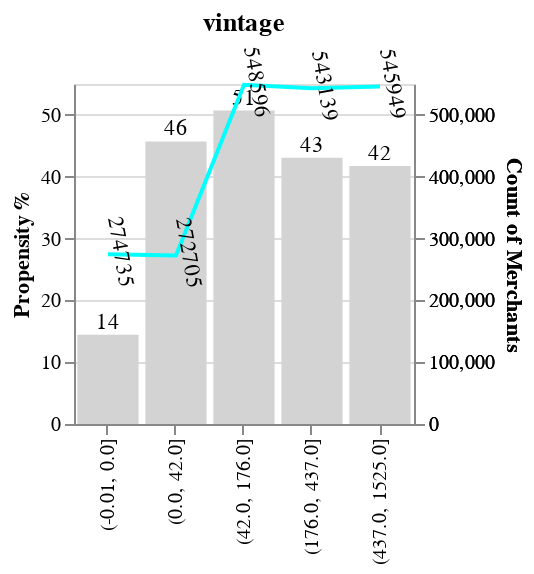

Source (notebook cell):
### Code cell
num_alt('vintage')

### Figure 1 — Vega-Lite specification as saved in the notebook (floating-point values rounded to 4 significant figures)
{"usermeta": {"embedOptions": {"theme": "fivethirtyeight"}}, "config": {"view": {"continuousWidth": 400, "continuousHeight": 300}}, "layer": [{"mark": {"type": "bar", "color": "lightgrey"}, "encoding": {"x": {"axis": {"title": ""}, "field": "vintage", "sort": [-0.01, 0, 42, 176, 437, 1525], "type": "ordinal"}, "y": {"axis": {"title": "Propensity %"}, "field": "target", "type": "quantitative"}}}, {"mark": {"type": "text", "align": "center", "baseline": "middle", "dy": -6}, "encoding": {"text": {"field": "target", "format": ".0f", "type": "quantitative"}, "x": {"axis": {"title": ""}, "field": "vintage", "sort": [-0.01, 0, 42, 176, 437, 1525], "type": "ordinal"}, "y": {"axis": {"labels": false, "ticks": false, "title": ""}, "field": "target", "type": "quantitative"}}}, {"mark": {"type": "line", "color": "aqua"}, "encoding": {"x": {"axis": {"title": ""}, "field": "vintage", "sort": [-0.01, 0, 42, 176, 437, 1525], "type": "ordinal"}, "y": {"field": "Count of Merchants", "type": "quantitative"}}}, {"mark": {"type": "text", "align": "center", "angle": 80, "baseline": "middle", "color": "black", "dy": -6}, "encoding": {"text": {"field": "Count of Merchants", "format": ".0f", "type": "quantitative"}, "x": {"axis": {"title": ""}, "field": "vintage", "sort": [-0.01, 0, 42, 176, 437, 1525], "type": "ordinal"}, "y": {"field": "Count of Merchants", "type": "quantitative"}}}], "data": {"name": "data-ff0e5a58d1755bae66751afb1d606b9e"}, "height": 170, "resolve": {"scale": {"y": "independent"}}, "title": "vintage", "width": 170, "$schema": "https://vega.github.io/schema/vega-lite/v4.17.0.json", "datasets": {"data-ff0e5a58d1755bae66751afb1d606b9e": [{"vintage": "(-0.01, 0.0]", "target": 14.42, "Count of Merchants": 274735}, {"vintage": "(0.0, 42.0]", "target": 45.71, "Count of Merchants": 272705}, {"vintage": "(42.0, 176.0]", "target": 50.71, "Count of Merchants": 548596}, {"vintage": "(176.0, 437.0]", "target": 43.08, "Count of Merchants": 543139}, {"vintage": "(437.0, 1525.0]", "target": 41.72, "Count of Merchants": 545949}]}}
